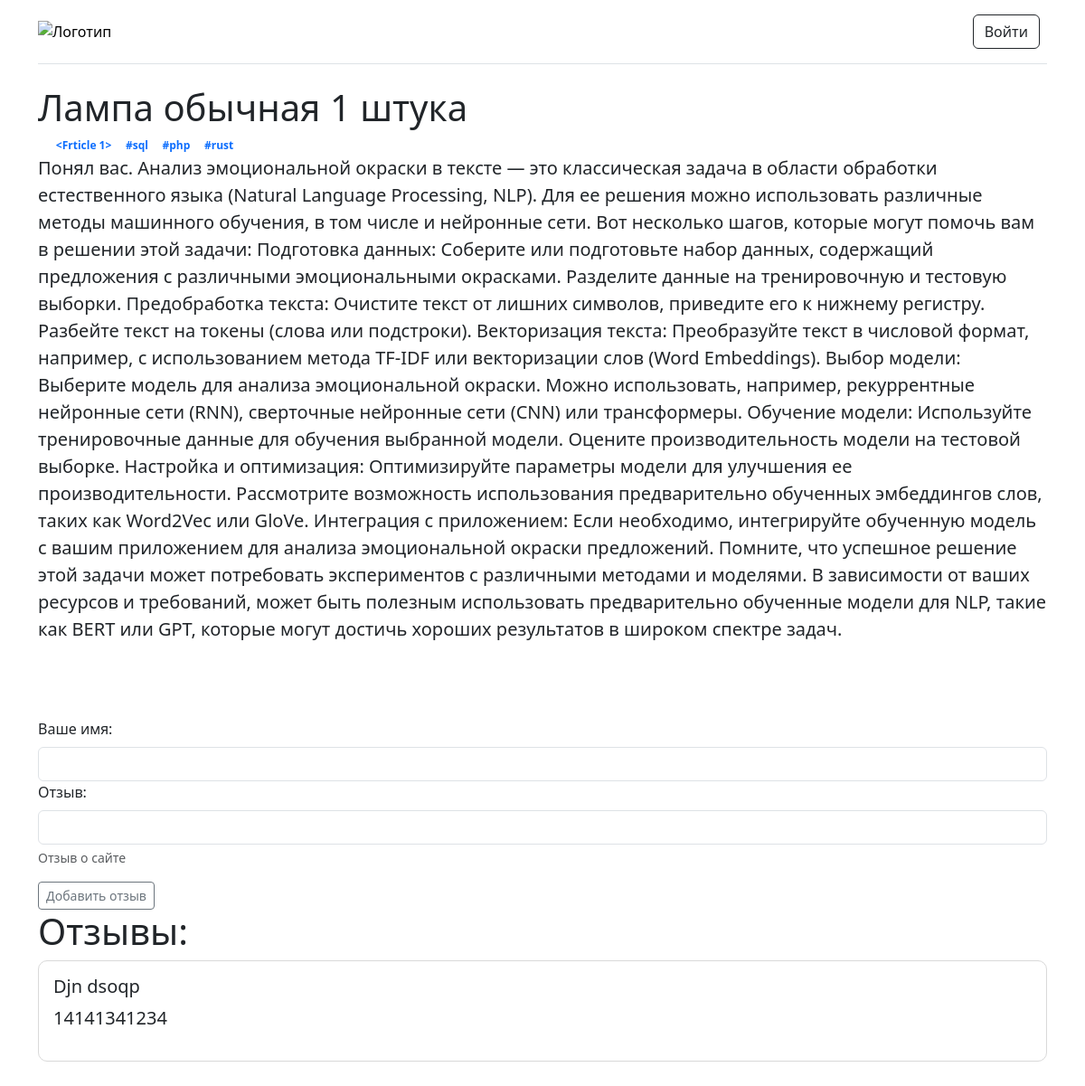
/product/1/, run on the app's committed database.
### app.py (models this page shows, shortened)
class Shop(db.Model):
    id = db.Column(db.Integer, primary_key=True)
    title = db.Column(db.String(100), nullable=False)
    intro_text = db.Column(db.String(300), nullable=False)
    main_text = db.Column(db.Text, nullable=False)

class Tag(db.Model):
    id = db.Column(db.Integer, primary_key=True)
    tag_name = db.Column(db.String(500))
    def __repr__(self):
        return '<Frticle %r>' % self.id

class Comment(db.Model):
    id = db.Column(db.Integer, primary_key=True)
    name = db.Column(db.String(100), nullable=False)
    text = db.Column(db.String(300), nullable=False)
    id_product_com = db.Column(db.Integer, nullable=False)

### app.py (the view)
@app.route('/product/<int:id>/', methods=['POST', 'GET'])
def product(id):
    id_product = Shop.query.get(id)
    com_product = Comment.query.filter_by(id_product_com=id).order_by(Comment.id.desc()).all()
    tag = Tag.query.get(id)
    if request.method == "POST":
        id_product_com = id
        name = request.form['name']
        text = request.form['text']
        com_post = Comment(id_product_com=id_product_com, name=name, text=text)
        try:
            db.session.add(com_post)
            db.session.commit()
            return redirect(f'/product/{id}')
        except:
            return "Ошибка"
    else:
        return render_template("product.html", id_product=id_product, com_product=com_product, tag=tag)

### templates/product.html (shortened to what this page needs)
{% extends 'base.html' %}
{% block body %}
<main class="px-3">
    <div class="container">
        <h1><font style="vertical-align: inherit;"><font style="vertical-align: inherit; text-align:center;">{{ id_product.title }}</font></font></h1>
        <div class="container">
          <div class="d-flex flex-row">
            <span class="badge badge-primary mr-2 text-primary">{{ tag }}</span>
            <span class="badge badge-secondary mr-2 text-primary">#sql</span>
            <span class="badge badge-success mr-2 text-primary">#php</span>
            <span class="badge badge-danger text-primary">#rust</span>
          </div>
        </div>
        <p class="lead"><font style="vertical-align: inherit;"><font style="vertical-align: inherit;">{{ id_product.main_text }}</font></font></p>
        <p class="lead">
          <a href="#" class="btn btn-lg btn-secondary fw-bold border-white bg-white"><font style="vertical-align: inherit;"><font style="vertical-align: inherit;">Узнать больше</font></font></a>
        </p>
        <form action="/product/{{ id_product.id }}/" method="post">
          <div class="mb-3">
            <label for="com" class="form-label">Ваше имя:</label>
            <input type="text" name="name" class="form-control" id="com" aria-describedby="text">
              <label for="com1" class="form-label">Отзыв:</label>
            <input type="text" name="text" class="form-control" id="com1" aria-describedby="text">
            <div id="emailHelp" class="form-text">Отзыв о сайте</div>
          </div>
          <input type="submit" class="btn btn-sm btn-outline-secondary" value="Добавить отзыв">
        </form>
    </div>
</main>
<section>
    <div class="container">
        <h6 class="display-6">Отзывы:</h6>
        {% for el in com_product %}
            <div class="comment p-3">
                <h5>{{ el.name }}</h5>
                <p class="lead">{{ el.text }}</p>
            </div>
        {% endfor %}
    </div>
</section>
<br><br>
{% endblock %}

### templates/base.html (shortened to what this page needs)
<!doctype html>
<html lang=ru>
<head>
    <link href="https://cdn.jsdelivr.net/npm/bootstrap@5.3.2/dist/css/bootstrap.min.css" rel="stylesheet">
    <link rel="stylesheet" href="{{ url_for('static', filename='css/style.css') }}">
</head>
<body>
    <div class="container">
    <header class="d-flex flex-wrap align-items-center justify-content-center justify-content-md-between py-3 mb-4 border-bottom">
      <div class="col-md-3 mb-2 mb-md-0">
        <a href="/" class="d-inline-flex link-body-emphasis text-decoration-none">
            <img src="http://d.zaix.ru/DQIQ.png" width="100" alt="Логотип">
        </a>
      </div>
      <div class="col-md-3 text-end">
          <a href="/sign" type="button" class="btn btn-outline-dark me-2">Войти</a>
      </div>
    </header>
  </div>
    {% block body%}{% endblock %}
</body>
</html>

### static/css/style.css (style rules this page uses)
html, body { height: 100%; }
.comment { border: 1px solid #D9D9D9; border-radius: 10px; }

### data on the page
Shop: title "Лампа обычная 1 штука", main_text "Понял вас. Анализ эмоциональной окраски в тексте — это классическая задача в области обработки естественного языка (Natural Language Processing, NLP). Для ее решения можно использовать различные методы машинного обучения, в том числе и нейронные сети. Вот несколько шагов, которые могут помочь вам в решении этой задачи: Подготовка данных: Соберите или подготовьте набор данных, содержащий предложения с различными эмоциональными окрасками. Разделите данные на тренировочную и тестовую выборки. Предобработка текста: Очистите текст от лишних символов, приведите его к нижнему регистру. Разбейте текст на токены (слова или подстроки). Векторизация текста: Преобразуйте текст в числовой формат,…"
Tag: id "<Frticle 1>"
Comment: name "Djn dsoqp", text "14141341234"
